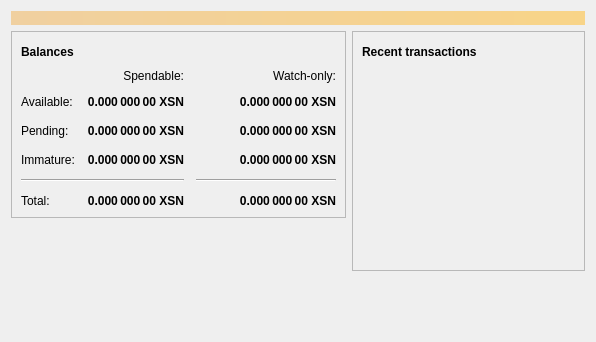
<?xml version="1.0" encoding="UTF-8"?>
<ui version="4.0">
 <class>OverviewPage</class>
 <widget class="QWidget" name="OverviewPage">
  <property name="geometry">
   <rect>
    <x>0</x>
    <y>0</y>
    <width>596</width>
    <height>342</height>
   </rect>
  </property>
  <property name="windowTitle">
   <string>Form</string>
  </property>
  <layout class="QVBoxLayout" name="topLayout">
   <item>
    <widget class="QLabel" name="labelAlerts">
     <property name="visible">
      <bool>false</bool>
     </property>
     <property name="styleSheet">
      <string notr="true">QLabel { background-color: qlineargradient(x1: 0, y1: 0, x2: 1, y2: 0, stop:0 #F0D0A0, stop:1 #F8D488); color:#000000; }</string>
     </property>
     <property name="wordWrap">
      <bool>true</bool>
     </property>
     <property name="margin">
      <number>3</number>
     </property>
     <property name="textInteractionFlags">
      <set>Qt::TextSelectableByMouse</set>
     </property>
    </widget>
   </item>
   <item>
    <layout class="QHBoxLayout" name="horizontalLayout" stretch="1,1">
     <item>
      <layout class="QVBoxLayout" name="verticalLayout_2">
       <item>
        <widget class="QFrame" name="frame">
         <property name="frameShape">
          <enum>QFrame::StyledPanel</enum>
         </property>
         <property name="frameShadow">
          <enum>QFrame::Raised</enum>
         </property>
         <layout class="QVBoxLayout" name="verticalLayout_4">
          <item>
           <layout class="QHBoxLayout" name="horizontalLayout_4">
            <item>
             <widget class="QLabel" name="label_5">
              <property name="font">
               <font>
                <weight>75</weight>
                <bold>true</bold>
               </font>
              </property>
              <property name="text">
               <string>Balances</string>
              </property>
             </widget>
            </item>
            <item>
             <widget class="QPushButton" name="labelWalletStatus">
              <property name="enabled">
               <bool>true</bool>
              </property>
              <property name="maximumSize">
               <size>
                <width>30</width>
                <height>16777215</height>
               </size>
              </property>
              <property name="toolTip">
               <string>The displayed information may be out of date. Your wallet automatically synchronizes with the LiteNote network after a connection is established, but this process has not completed yet.</string>
              </property>
              <property name="text">
               <string/>
              </property>
              <property name="icon">
               <iconset resource="../bitcoin.qrc">
                <normaloff>:/icons/warning</normaloff>
                <disabledoff>:/icons/warning</disabledoff>:/icons/warning</iconset>
              </property>
              <property name="iconSize">
               <size>
                <width>24</width>
                <height>24</height>
               </size>
              </property>
              <property name="flat">
               <bool>true</bool>
              </property>
             </widget>
            </item>
            <item>
             <spacer name="horizontalSpacer_3">
              <property name="orientation">
               <enum>Qt::Horizontal</enum>
              </property>
              <property name="sizeHint" stdset="0">
               <size>
                <width>40</width>
                <height>20</height>
               </size>
              </property>
             </spacer>
            </item>
           </layout>
          </item>
          <item>
           <layout class="QGridLayout" name="gridLayout">
            <property name="spacing">
             <number>12</number>
            </property>
            <item row="2" column="2">
             <widget class="QLabel" name="labelWatchPending">
              <property name="font">
               <font>
                <weight>75</weight>
                <bold>true</bold>
               </font>
              </property>
              <property name="cursor">
               <cursorShape>IBeamCursor</cursorShape>
              </property>
              <property name="toolTip">
               <string>Unconfirmed transactions to watch-only addresses</string>
              </property>
              <property name="text">
               <string notr="true">0.000 000 00 XSN</string>
              </property>
              <property name="alignment">
               <set>Qt::AlignRight|Qt::AlignTrailing|Qt::AlignVCenter</set>
              </property>
              <property name="textInteractionFlags">
               <set>Qt::LinksAccessibleByMouse|Qt::TextSelectableByKeyboard|Qt::TextSelectableByMouse</set>
              </property>
             </widget>
            </item>
            <item row="2" column="1">
             <widget class="QLabel" name="labelUnconfirmed">
              <property name="font">
               <font>
                <weight>75</weight>
                <bold>true</bold>
               </font>
              </property>
              <property name="cursor">
               <cursorShape>IBeamCursor</cursorShape>
              </property>
              <property name="toolTip">
               <string>Total of transactions that have yet to be confirmed, and do not yet count toward the spendable balance</string>
              </property>
              <property name="text">
               <string notr="true">0.000 000 00 XSN</string>
              </property>
              <property name="alignment">
               <set>Qt::AlignRight|Qt::AlignTrailing|Qt::AlignVCenter</set>
              </property>
              <property name="textInteractionFlags">
               <set>Qt::LinksAccessibleByMouse|Qt::TextSelectableByKeyboard|Qt::TextSelectableByMouse</set>
              </property>
             </widget>
            </item>
            <item row="3" column="2">
             <widget class="QLabel" name="labelWatchImmature">
              <property name="font">
               <font>
                <weight>75</weight>
                <bold>true</bold>
               </font>
              </property>
              <property name="cursor">
               <cursorShape>IBeamCursor</cursorShape>
              </property>
              <property name="toolTip">
               <string>Mined balance in watch-only addresses that has not yet matured</string>
              </property>
              <property name="text">
               <string notr="true">0.000 000 00 XSN</string>
              </property>
              <property name="alignment">
               <set>Qt::AlignRight|Qt::AlignTrailing|Qt::AlignVCenter</set>
              </property>
              <property name="textInteractionFlags">
               <set>Qt::LinksAccessibleByMouse|Qt::TextSelectableByKeyboard|Qt::TextSelectableByMouse</set>
              </property>
             </widget>
            </item>
            <item row="4" column="0" colspan="2">
             <widget class="Line" name="line">
              <property name="orientation">
               <enum>Qt::Horizontal</enum>
              </property>
             </widget>
            </item>
            <item row="4" column="2">
             <widget class="Line" name="lineWatchBalance">
              <property name="sizePolicy">
               <sizepolicy hsizetype="Preferred" vsizetype="Fixed">
                <horstretch>0</horstretch>
                <verstretch>0</verstretch>
               </sizepolicy>
              </property>
              <property name="minimumSize">
               <size>
                <width>140</width>
                <height>0</height>
               </size>
              </property>
              <property name="orientation">
               <enum>Qt::Horizontal</enum>
              </property>
             </widget>
            </item>
            <item row="5" column="0">
             <widget class="QLabel" name="labelTotalText">
              <property name="text">
               <string>Total:</string>
              </property>
             </widget>
            </item>
            <item row="3" column="1">
             <widget class="QLabel" name="labelImmature">
              <property name="font">
               <font>
                <weight>75</weight>
                <bold>true</bold>
               </font>
              </property>
              <property name="cursor">
               <cursorShape>IBeamCursor</cursorShape>
              </property>
              <property name="toolTip">
               <string>Mined balance that has not yet matured</string>
              </property>
              <property name="text">
               <string notr="true">0.000 000 00 XSN</string>
              </property>
              <property name="alignment">
               <set>Qt::AlignRight|Qt::AlignTrailing|Qt::AlignVCenter</set>
              </property>
              <property name="textInteractionFlags">
               <set>Qt::LinksAccessibleByMouse|Qt::TextSelectableByKeyboard|Qt::TextSelectableByMouse</set>
              </property>
             </widget>
            </item>
            <item row="2" column="3">
             <spacer name="horizontalSpacer_2">
              <property name="orientation">
               <enum>Qt::Horizontal</enum>
              </property>
              <property name="sizeHint" stdset="0">
               <size>
                <width>40</width>
                <height>20</height>
               </size>
              </property>
             </spacer>
            </item>
            <item row="3" column="0">
             <widget class="QLabel" name="labelImmatureText">
              <property name="text">
               <string>Immature:</string>
              </property>
             </widget>
            </item>
            <item row="5" column="1">
             <widget class="QLabel" name="labelTotal">
              <property name="font">
               <font>
                <weight>75</weight>
                <bold>true</bold>
               </font>
              </property>
              <property name="cursor">
               <cursorShape>IBeamCursor</cursorShape>
              </property>
              <property name="toolTip">
               <string>Your current total balance</string>
              </property>
              <property name="text">
               <string notr="true">0.000 000 00 XSN</string>
              </property>
              <property name="alignment">
               <set>Qt::AlignRight|Qt::AlignTrailing|Qt::AlignVCenter</set>
              </property>
              <property name="textInteractionFlags">
               <set>Qt::LinksAccessibleByMouse|Qt::TextSelectableByKeyboard|Qt::TextSelectableByMouse</set>
              </property>
             </widget>
            </item>
            <item row="5" column="2">
             <widget class="QLabel" name="labelWatchTotal">
              <property name="font">
               <font>
                <weight>75</weight>
                <bold>true</bold>
               </font>
              </property>
              <property name="cursor">
               <cursorShape>IBeamCursor</cursorShape>
              </property>
              <property name="toolTip">
               <string>Current total balance in watch-only addresses</string>
              </property>
              <property name="text">
               <string notr="true">0.000 000 00 XSN</string>
              </property>
              <property name="alignment">
               <set>Qt::AlignRight|Qt::AlignTrailing|Qt::AlignVCenter</set>
              </property>
              <property name="textInteractionFlags">
               <set>Qt::LinksAccessibleByMouse|Qt::TextSelectableByKeyboard|Qt::TextSelectableByMouse</set>
              </property>
             </widget>
            </item>
            <item row="0" column="2">
             <widget class="QLabel" name="labelWatchonly">
              <property name="text">
               <string>Watch-only:</string>
              </property>
              <property name="alignment">
               <set>Qt::AlignRight|Qt::AlignTrailing|Qt::AlignVCenter</set>
              </property>
             </widget>
            </item>
            <item row="1" column="0">
             <widget class="QLabel" name="labelBalanceText">
              <property name="text">
               <string>Available:</string>
              </property>
             </widget>
            </item>
            <item row="1" column="1">
             <widget class="QLabel" name="labelBalance">
              <property name="font">
               <font>
                <weight>75</weight>
                <bold>true</bold>
               </font>
              </property>
              <property name="cursor">
               <cursorShape>IBeamCursor</cursorShape>
              </property>
              <property name="toolTip">
               <string>Your current spendable balance</string>
              </property>
              <property name="text">
               <string notr="true">0.000 000 00 XSN</string>
              </property>
              <property name="alignment">
               <set>Qt::AlignRight|Qt::AlignTrailing|Qt::AlignVCenter</set>
              </property>
              <property name="textInteractionFlags">
               <set>Qt::LinksAccessibleByMouse|Qt::TextSelectableByKeyboard|Qt::TextSelectableByMouse</set>
              </property>
             </widget>
            </item>
            <item row="1" column="2">
             <widget class="QLabel" name="labelWatchAvailable">
              <property name="font">
               <font>
                <weight>75</weight>
                <bold>true</bold>
               </font>
              </property>
              <property name="cursor">
               <cursorShape>IBeamCursor</cursorShape>
              </property>
              <property name="toolTip">
               <string>Your current balance in watch-only addresses</string>
              </property>
              <property name="text">
               <string notr="true">0.000 000 00 XSN</string>
              </property>
              <property name="alignment">
               <set>Qt::AlignRight|Qt::AlignTrailing|Qt::AlignVCenter</set>
              </property>
              <property name="textInteractionFlags">
               <set>Qt::LinksAccessibleByMouse|Qt::TextSelectableByKeyboard|Qt::TextSelectableByMouse</set>
              </property>
             </widget>
            </item>
            <item row="2" column="0">
             <widget class="QLabel" name="labelPendingText">
              <property name="text">
               <string>Pending:</string>
              </property>
             </widget>
            </item>
            <item row="0" column="1">
             <widget class="QLabel" name="labelSpendable">
              <property name="text">
               <string>Spendable:</string>
              </property>
              <property name="alignment">
               <set>Qt::AlignRight|Qt::AlignTrailing|Qt::AlignVCenter</set>
              </property>
             </widget>
            </item>
           </layout>
          </item>
         </layout>
        </widget>
       </item>
       <item>
        <spacer name="verticalSpacer">
         <property name="orientation">
          <enum>Qt::Vertical</enum>
         </property>
         <property name="sizeHint" stdset="0">
          <size>
           <width>20</width>
           <height>40</height>
          </size>
         </property>
        </spacer>
       </item>
      </layout>
     </item>
     <item>
      <layout class="QVBoxLayout" name="verticalLayout_3">
       <item>
        <widget class="QFrame" name="frame_2">
         <property name="frameShape">
          <enum>QFrame::StyledPanel</enum>
         </property>
         <property name="frameShadow">
          <enum>QFrame::Raised</enum>
         </property>
         <layout class="QVBoxLayout" name="verticalLayout">
          <item>
           <layout class="QHBoxLayout" name="horizontalLayout_2">
            <item>
             <widget class="QLabel" name="label_4">
              <property name="font">
               <font>
                <weight>75</weight>
                <bold>true</bold>
               </font>
              </property>
              <property name="text">
               <string>Recent transactions</string>
              </property>
             </widget>
            </item>
            <item>
             <widget class="QPushButton" name="labelTransactionsStatus">
              <property name="enabled">
               <bool>true</bool>
              </property>
              <property name="maximumSize">
               <size>
                <width>30</width>
                <height>16777215</height>
               </size>
              </property>
              <property name="toolTip">
               <string>The displayed information may be out of date. Your wallet automatically synchronizes with the LiteNote network after a connection is established, but this process has not completed yet.</string>
              </property>
              <property name="text">
               <string/>
              </property>
              <property name="icon">
               <iconset resource="../bitcoin.qrc">
                <normaloff>:/icons/warning</normaloff>
                <disabledoff>:/icons/warning</disabledoff>:/icons/warning</iconset>
              </property>
              <property name="iconSize">
               <size>
                <width>24</width>
                <height>24</height>
               </size>
              </property>
              <property name="flat">
               <bool>true</bool>
              </property>
             </widget>
            </item>
            <item>
             <spacer name="horizontalSpacer">
              <property name="orientation">
               <enum>Qt::Horizontal</enum>
              </property>
              <property name="sizeHint" stdset="0">
               <size>
                <width>40</width>
                <height>20</height>
               </size>
              </property>
             </spacer>
            </item>
           </layout>
          </item>
          <item>
           <widget class="QListView" name="listTransactions">
            <property name="styleSheet">
             <string notr="true">QListView { background: transparent; }</string>
            </property>
            <property name="frameShape">
             <enum>QFrame::NoFrame</enum>
            </property>
            <property name="verticalScrollBarPolicy">
             <enum>Qt::ScrollBarAlwaysOff</enum>
            </property>
            <property name="horizontalScrollBarPolicy">
             <enum>Qt::ScrollBarAlwaysOff</enum>
            </property>
            <property name="selectionMode">
             <enum>QAbstractItemView::NoSelection</enum>
            </property>
           </widget>
          </item>
         </layout>
        </widget>
       </item>
       <item>
        <spacer name="verticalSpacer_2">
         <property name="orientation">
          <enum>Qt::Vertical</enum>
         </property>
         <property name="sizeHint" stdset="0">
          <size>
           <width>20</width>
           <height>40</height>
          </size>
         </property>
        </spacer>
       </item>
      </layout>
     </item>
    </layout>
   </item>
  </layout>
 </widget>
 <resources/>
 <connections/>
</ui>
